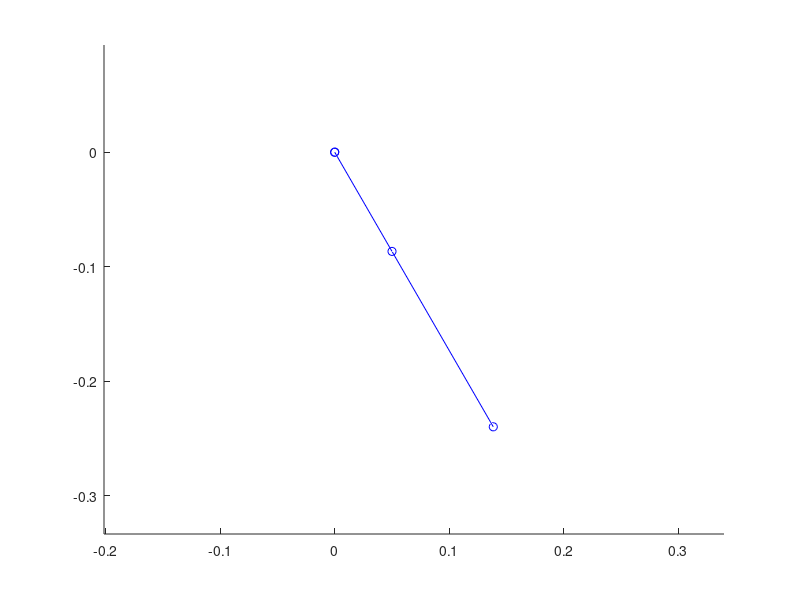

This chart was generated by the following MATLAB code:
clc; clear;
hold on;
a1=pi/2;ac=pi/2; a2=0; a3=0; % the angle alpha between z_i1 and z_i measured about x_i 
t1=-1*pi/3; tc=t1; t2=-pi/4; t3=-pi/4; % the angle theta between x_i1 and x_i measured about z_i1 
r1=0;rc=.1; r2=.25; r3=.25; %  distance along x_i from O_i to the intersection of the x_i and z_i1 axes.
d1=.1; dc=0; d2=0; d3=0; % distance along z_i1 from O_i1 to the intersection of the x_i and z_i1 axes.

h1=[cos(t1) -sin(t1)*cos(a1) sin(t1)*sin(a1) r1*cos(t1);sin(t1) cos(t1)*cos(a1) -cos(t1)*sin(a1) r1*sin(t1);0 sin(a1) cos(a1) d1; 0 0 0 1];
hc=[cos(tc) -sin(tc)*cos(ac) sin(tc)*sin(ac) rc*cos(tc);sin(tc) cos(tc)*cos(ac) -cos(tc)*sin(ac) rc*sin(tc);0 sin(ac) cos(ac) d1; 0 0 0 1];
h2=[cos(t2) -sin(t2)*cos(a2) sin(t2)*sin(a2) r2*cos(t2);sin(t2) cos(t2)*cos(a2) -cos(t2)*sin(a2) r2*sin(t2);0 sin(a2) cos(a2) d2; 0 0 0 1];
h3=[cos(t3) -sin(t3)*cos(a3) sin(t3)*sin(a3) r3*cos(t3);sin(t3) cos(t3)*cos(a3) -cos(t3)*sin(a3) r3*sin(t3);0 sin(a3) cos(a3) d3; 0 0 0 1];
ho1=[h1];
hoc=[hc];
ho2=[hc*h2];
ho3=[hc*h2*h3];

x=[0 ho1(1,4) hoc(1,4) ho2(1,4) ho3(1,4)]
y=[0 ho1(2,4) hoc(2,4) ho2(2,4) ho3(2,4)]
z=[0 ho1(3,4) hoc(3,4) ho2(3,4) ho3(3,4)]
axis equal
plot3(x,y,z,'ob-')
